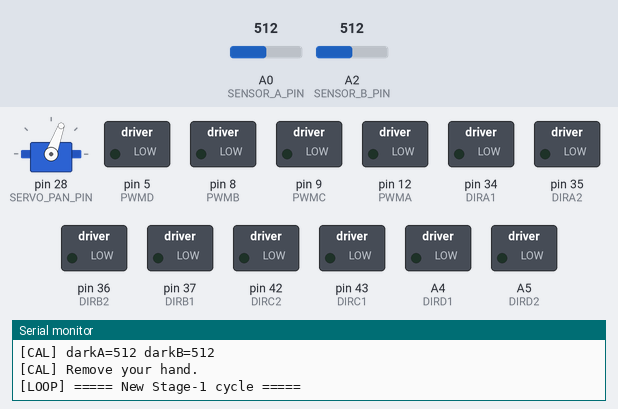
The sketch below on a simulated Arduino Mega 2560, built with avr-gcc and run on an emulated ATmega2560. On the bench: servo, switched loads named in the sketch (green lamp = pin HIGH), the last lines printed to the serial monitor. The inputs (shaded band) are chosen by the test bench; at power-on: A0 (SENSOR_A_PIN) = 512, A2 (SENSOR_B_PIN) = 512.

Above: at 8.0 s.
At 8.2 s:
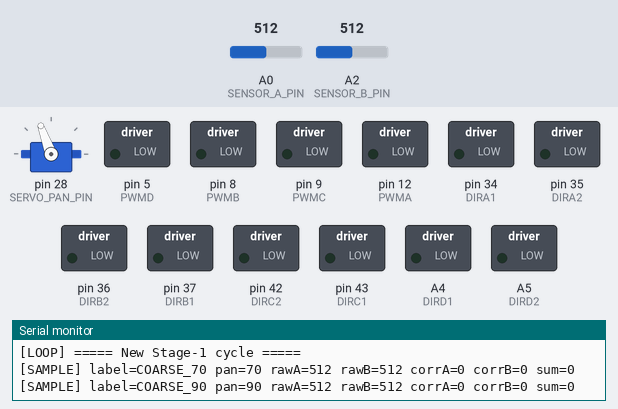
At 8.4 s:
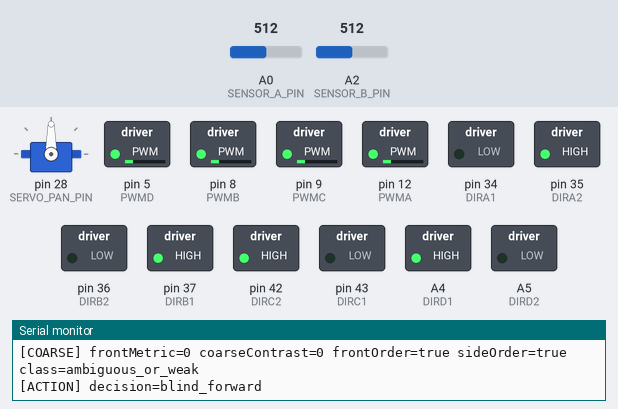
At 8.65 s:
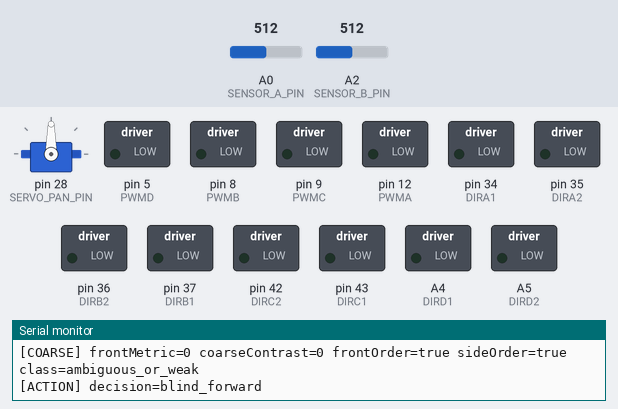
Timing chart, 0 to 11.0 s (numbered marks = the images above):
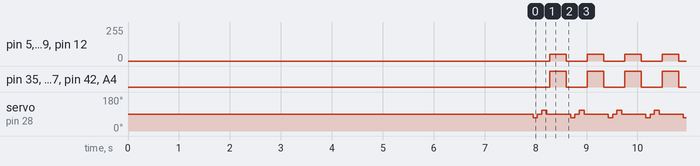

Measured:
- by itself, pin 5 (PWMD), pin 8 (PWMB), pin 9 (PWMC), pin 12 (PWMA): alternates 50/255 for 0.32 s and 0/255 for 0.42 s
- by itself, pin 35 (DIRA2), pin 37 (DIRB1), pin 42 (DIRC2), A4 (DIRD1): alternates HIGH for 0.32 s and LOW for 0.42 s
- by itself, servo on pin 28 (SERVO_PAN_PIN): repeats every 0.74 s: 90° 0.08 s, 110° 0.10 s, 90° 0.47 s, 70° 0.08 s

The sketch:

AMR_Stage1_Front_LED.ino
```cpp
#include <Arduino.h>
#include <Servo.h>

// =====================================================
// Stage 1 only: home toward the first far-wall LED
// =====================================================
// This sketch follows the experimentally observed pattern:
// - front / far-wall target: S70 > S90 > S110 and S70 - S110 is positive
// - side-wall LED:           S70 < S90 < S110 and S70 - S110 is negative
//
// Important physical note:
// The only remaining on-floor uncertainty is the fine-steering sign.
// If the AMR rotates the wrong way when F50 or F90 wins, change
// F50_WIN_MEANS_ROTATE_HIGHER_PAN below.

// =====================================================
// Hardware mapping
// =====================================================
const int SENSOR_A_PIN = A0;
const int SENSOR_B_PIN = A2;
const int SERVO_PAN_PIN = 28;

Servo servo_pan;

// =====================================================
// Motor pins and drive macros (preserved AMR style)
// =====================================================
#define PWMA 12
#define DIRA1 34
#define DIRA2 35

#define PWMB 8
#define DIRB1 37
#define DIRB2 36

#define PWMC 9
#define DIRC1 43
#define DIRC2 42

#define PWMD 5
#define DIRD1 A4
#define DIRD2 A5

#define MOTORA_FORWARD(pwm) do { digitalWrite(DIRA1, LOW);  digitalWrite(DIRA2, HIGH); analogWrite(PWMA, pwm); } while (0)
#define MOTORA_STOP(x)      do { digitalWrite(DIRA1, LOW);  digitalWrite(DIRA2, LOW);  analogWrite(PWMA, 0);   } while (0)
#define MOTORA_BACKOFF(pwm) do { digitalWrite(DIRA1, HIGH); digitalWrite(DIRA2, LOW);  analogWrite(PWMA, pwm); } while (0)

#define MOTORB_FORWARD(pwm) do { digitalWrite(DIRB1, LOW);  digitalWrite(DIRB2, HIGH); analogWrite(PWMB, pwm); } while (0)
#define MOTORB_STOP(x)      do { digitalWrite(DIRB1, LOW);  digitalWrite(DIRB2, LOW);  analogWrite(PWMB, 0);   } while (0)
#define MOTORB_BACKOFF(pwm) do { digitalWrite(DIRB1, HIGH); digitalWrite(DIRB2, LOW);  analogWrite(PWMB, pwm); } while (0)

#define MOTORC_FORWARD(pwm) do { digitalWrite(DIRC1, LOW);  digitalWrite(DIRC2, HIGH); analogWrite(PWMC, pwm); } while (0)
#define MOTORC_STOP(x)      do { digitalWrite(DIRC1, LOW);  digitalWrite(DIRC2, LOW);  analogWrite(PWMC, 0);   } while (0)
#define MOTORC_BACKOFF(pwm) do { digitalWrite(DIRC1, HIGH); digitalWrite(DIRC2, LOW);  analogWrite(PWMC, pwm); } while (0)

#define MOTORD_FORWARD(pwm) do { digitalWrite(DIRD1, LOW);  digitalWrite(DIRD2, HIGH); analogWrite(PWMD, pwm); } while (0)
#define MOTORD_STOP(x)      do { digitalWrite(DIRD1, LOW);  digitalWrite(DIRD2, LOW);  analogWrite(PWMD, 0);   } while (0)
#define MOTORD_BACKOFF(pwm) do { digitalWrite(DIRD1, HIGH); digitalWrite(DIRD2, LOW);  analogWrite(PWMD, pwm); } while (0)

// =====================================================
// Tunables
// =====================================================
int Motor_PWM = 50;

const int PAN_MIN = 40;
const int PAN_MAX = 140;
const int PAN_NEUTRAL = 90;
const int PAN_LOCK = 70;

const int COARSE_PAN_1 = 70;
const int COARSE_PAN_2 = 90;
const int COARSE_PAN_3 = 110;

const int FINE_PAN_1 = 50;
const int FINE_PAN_2 = 70;
const int FINE_PAN_3 = 90;

const int SERVO_SETTLE_MS = 40;
const int SENSOR_SAMPLES = 10;
const int SENSOR_SAMPLE_DELAY_MS = 2;
const int POST_ACTION_STOP_MS = 90;

const int FRONT_SIGNATURE_THRESHOLD = 15;
const int COARSE_CONTRAST_MIN = 12;
const int COARSE_ORDER_TOLERANCE = 4;
const int FINE_MARGIN = 8;

const int BLIND_FORWARD_MS = 320;
const int TRACK_FORWARD_MS = 260;
const int ROTATE_BURST_MS = 110;

// Tune on the real robot after a few approach runs.
const int CENTER_REACHED_SUM = 700;

// Default assumption:
// - if F50 wins, target is on the lower-pan side, so rotate toward lower pan
// Flip to true if the real robot shows the opposite behavior.
const bool F50_WIN_MEANS_ROTATE_HIGHER_PAN = false;

// =====================================================
// Data structures
// =====================================================
struct SensorReading
{
  int pan;
  int rawA;
  int rawB;
  int corrA;
  int corrB;
  int sum;
};

struct CoarseScanResult
{
  SensorReading s70;
  SensorReading s90;
  SensorReading s110;
  int frontMetric;
  int coarseContrast;
  bool frontOrder;
  bool sideOrder;
  bool frontCandidate;
  bool sideLike;
};

enum SteeringDecision
{
  DECISION_BLIND_FORWARD,
  DECISION_TRACK_FORWARD,
  DECISION_ROTATE_HIGHER_PAN,
  DECISION_ROTATE_LOWER_PAN,
  DECISION_STAGE_COMPLETE
};

struct FineScanResult
{
  SensorReading f50;
  SensorReading f70;
  SensorReading f90;
  int maxSum;
  SteeringDecision decision;
};

// =====================================================
// Forward declarations
// =====================================================
void ADVANCE();
void BACK();
void rotate_1();
void rotate_2();
void STOP();
void rotateTowardHigherPan();
void rotateTowardLowerPan();
void forwardBurst(int ms);
void rotateHigherPanBurst(int ms);
void rotateLowerPanBurst(int ms);
void setupMotorPins();
int readAverageRaw(int pin, int samples = SENSOR_SAMPLES);
void calibrateDarkWithHand();
SensorReading sampleAtPan(int panAngle);
CoarseScanResult performCoarseScan();
FineScanResult performFineScan();
SteeringDecision chooseFineDecision(const FineScanResult &scan);
bool stageReachedTarget(const FineScanResult &scan);
void applyDecision(SteeringDecision decision);
void printSample(const __FlashStringHelper *label, const SensorReading &reading);
void printCoarseSummary(const CoarseScanResult &scan);
void printFineSummary(const FineScanResult &scan);
const __FlashStringHelper *coarseClassName(const CoarseScanResult &scan);
const __FlashStringHelper *decisionName(SteeringDecision decision);
int max3(int a, int b, int c);
int min3(int a, int b, int c);
bool approxGte(int lhs, int rhs, int tolerance);

// =====================================================
// Dark calibration values
// =====================================================
int darkA = 0;
int darkB = 0;

bool stage1Complete = false;

// =====================================================
// Motion primitives
// =====================================================
void ADVANCE()
{
  MOTORA_FORWARD(Motor_PWM);
  MOTORB_BACKOFF(Motor_PWM);
  MOTORC_FORWARD(Motor_PWM);
  MOTORD_BACKOFF(Motor_PWM);
}

void BACK()
{
  MOTORA_BACKOFF(Motor_PWM);
  MOTORB_FORWARD(Motor_PWM);
  MOTORC_BACKOFF(Motor_PWM);
  MOTORD_FORWARD(Motor_PWM);
}

void rotate_1()
{
  MOTORA_BACKOFF(Motor_PWM);
  MOTORB_BACKOFF(Motor_PWM);
  MOTORC_BACKOFF(Motor_PWM);
  MOTORD_BACKOFF(Motor_PWM);
}

void rotate_2()
{
  MOTORA_FORWARD(Motor_PWM);
  MOTORB_FORWARD(Motor_PWM);
  MOTORC_FORWARD(Motor_PWM);
  MOTORD_FORWARD(Motor_PWM);
}

void STOP()
{
  MOTORA_STOP(0);
  MOTORB_STOP(0);
  MOTORC_STOP(0);
  MOTORD_STOP(0);
}

void rotateTowardHigherPan()
{
  rotate_2();
}

void rotateTowardLowerPan()
{
  rotate_1();
}

void forwardBurst(int ms)
{
  ADVANCE();
  delay(ms);
  STOP();
  delay(POST_ACTION_STOP_MS);
}

void rotateHigherPanBurst(int ms)
{
  rotateTowardHigherPan();
  delay(ms);
  STOP();
  delay(POST_ACTION_STOP_MS);
}

void rotateLowerPanBurst(int ms)
{
  rotateTowardLowerPan();
  delay(ms);
  STOP();
  delay(POST_ACTION_STOP_MS);
}

// =====================================================
// Setup helpers
// =====================================================
void setupMotorPins()
{
  pinMode(PWMA, OUTPUT);
  pinMode(PWMB, OUTPUT);
  pinMode(PWMC, OUTPUT);
  pinMode(PWMD, OUTPUT);

  pinMode(DIRA1, OUTPUT);
  pinMode(DIRA2, OUTPUT);
  pinMode(DIRB1, OUTPUT);
  pinMode(DIRB2, OUTPUT);
  pinMode(DIRC1, OUTPUT);
  pinMode(DIRC2, OUTPUT);
  pinMode(DIRD1, OUTPUT);
  pinMode(DIRD2, OUTPUT);
}

// =====================================================
// Sensor helpers
// =====================================================
int readAverageRaw(int pin, int samples)
{
  long total = 0;
  for (int i = 0; i < samples; i++)
  {
    total += analogRead(pin);
    delay(SENSOR_SAMPLE_DELAY_MS);
  }
  return (int)(total / samples);
}

void calibrateDarkWithHand()
{
  Serial.println(F("[CAL] Cover the full photoresistor module with your hand."));
  for (int seconds = 5; seconds >= 1; seconds--)
  {
    Serial.print(F("[CAL] Dark calibration in "));
    Serial.print(seconds);
    Serial.println(F("..."));
    delay(1000);
  }

  long totalA = 0;
  long totalB = 0;
  const int calibrationSamples = 80;

  Serial.println(F("[CAL] Sampling dark baseline now. Keep it covered."));
  for (int i = 0; i < calibrationSamples; i++)
  {
    totalA += analogRead(SENSOR_A_PIN);
    totalB += analogRead(SENSOR_B_PIN);
    delay(5);
  }

  darkA = (int)(totalA / calibrationSamples);
  darkB = (int)(totalB / calibrationSamples);

  Serial.print(F("[CAL] darkA="));
  Serial.print(darkA);
  Serial.print(F(" darkB="));
  Serial.println(darkB);

  Serial.println(F("[CAL] Remove your hand."));
  delay(1500);
}

SensorReading sampleAtPan(int panAngle)
{
  SensorReading reading;

  reading.pan = constrain(panAngle, PAN_MIN, PAN_MAX);
  servo_pan.write(reading.pan);
  delay(SERVO_SETTLE_MS);

  reading.rawA = readAverageRaw(SENSOR_A_PIN);
  reading.rawB = readAverageRaw(SENSOR_B_PIN);

  reading.corrA = reading.rawA - darkA;
  reading.corrB = reading.rawB - darkB;

  if (reading.corrA < 0) reading.corrA = 0;
  if (reading.corrB < 0) reading.corrB = 0;

  reading.sum = reading.corrA + reading.corrB;
  return reading;
}

// =====================================================
// Scan logic
// =====================================================
CoarseScanResult performCoarseScan()
{
  CoarseScanResult scan;

  scan.s70 = sampleAtPan(COARSE_PAN_1);
  printSample(F("COARSE_70"), scan.s70);

  scan.s90 = sampleAtPan(COARSE_PAN_2);
  printSample(F("COARSE_90"), scan.s90);

  scan.s110 = sampleAtPan(COARSE_PAN_3);
  printSample(F("COARSE_110"), scan.s110);

  scan.frontMetric = scan.s70.sum - scan.s110.sum;
  scan.coarseContrast = max3(scan.s70.sum, scan.s90.sum, scan.s110.sum) -
                        min3(scan.s70.sum, scan.s90.sum, scan.s110.sum);

  scan.frontOrder = approxGte(scan.s70.sum, scan.s90.sum, COARSE_ORDER_TOLERANCE) &&
                    approxGte(scan.s90.sum, scan.s110.sum, COARSE_ORDER_TOLERANCE);

  scan.sideOrder = approxGte(scan.s90.sum, scan.s70.sum, COARSE_ORDER_TOLERANCE) &&
                   approxGte(scan.s110.sum, scan.s90.sum, COARSE_ORDER_TOLERANCE);

  scan.frontCandidate = (scan.frontMetric >= FRONT_SIGNATURE_THRESHOLD) &&
                        (scan.coarseContrast >= COARSE_CONTRAST_MIN) &&
                        scan.frontOrder;

  scan.sideLike = (scan.frontMetric <= -FRONT_SIGNATURE_THRESHOLD) &&
                  (scan.coarseContrast >= COARSE_CONTRAST_MIN) &&
                  scan.sideOrder;

  return scan;
}

FineScanResult performFineScan()
{
  FineScanResult scan;

  scan.f50 = sampleAtPan(FINE_PAN_1);
  printSample(F("FINE_50"), scan.f50);

  scan.f70 = sampleAtPan(FINE_PAN_2);
  printSample(F("FINE_70"), scan.f70);

  scan.f90 = sampleAtPan(FINE_PAN_3);
  printSample(F("FINE_90"), scan.f90);

  scan.maxSum = max3(scan.f50.sum, scan.f70.sum, scan.f90.sum);
  scan.decision = chooseFineDecision(scan);
  return scan;
}

SteeringDecision chooseFineDecision(const FineScanResult &scan)
{
  const int otherMaxFor50 = (scan.f70.sum > scan.f90.sum) ? scan.f70.sum : scan.f90.sum;
  const int otherMaxFor90 = (scan.f50.sum > scan.f70.sum) ? scan.f50.sum : scan.f70.sum;

  if (scan.f50.sum >= otherMaxFor50 + FINE_MARGIN)
  {
    return F50_WIN_MEANS_ROTATE_HIGHER_PAN ? DECISION_ROTATE_HIGHER_PAN : DECISION_ROTATE_LOWER_PAN;
  }

  if (scan.f90.sum >= otherMaxFor90 + FINE_MARGIN)
  {
    return F50_WIN_MEANS_ROTATE_HIGHER_PAN ? DECISION_ROTATE_LOWER_PAN : DECISION_ROTATE_HIGHER_PAN;
  }

  return DECISION_TRACK_FORWARD;
}

bool stageReachedTarget(const FineScanResult &scan)
{
  return (scan.f70.sum >= CENTER_REACHED_SUM) && (scan.decision == DECISION_TRACK_FORWARD);
}

void applyDecision(SteeringDecision decision)
{
  Serial.print(F("[ACTION] decision="));
  Serial.println(decisionName(decision));

  switch (decision)
  {
    case DECISION_BLIND_FORWARD:
      servo_pan.write(PAN_NEUTRAL);
      delay(60);
      forwardBurst(BLIND_FORWARD_MS);
      break;

    case DECISION_TRACK_FORWARD:
      servo_pan.write(PAN_LOCK);
      delay(60);
      forwardBurst(TRACK_FORWARD_MS);
      break;

    case DECISION_ROTATE_HIGHER_PAN:
      servo_pan.write(PAN_LOCK);
      delay(60);
      rotateHigherPanBurst(ROTATE_BURST_MS);
      break;

    case DECISION_ROTATE_LOWER_PAN:
      servo_pan.write(PAN_LOCK);
      delay(60);
      rotateLowerPanBurst(ROTATE_BURST_MS);
      break;

    case DECISION_STAGE_COMPLETE:
      stage1Complete = true;
      STOP();
      servo_pan.write(PAN_NEUTRAL);
      break;
  }
}

// =====================================================
// Debug helpers
// =====================================================
void printSample(const __FlashStringHelper *label, const SensorReading &reading)
{
  Serial.print(F("[SAMPLE] label="));
  Serial.print(label);
  Serial.print(F(" pan="));
  Serial.print(reading.pan);
  Serial.print(F(" rawA="));
  Serial.print(reading.rawA);
  Serial.print(F(" rawB="));
  Serial.print(reading.rawB);
  Serial.print(F(" corrA="));
  Serial.print(reading.corrA);
  Serial.print(F(" corrB="));
  Serial.print(reading.corrB);
  Serial.print(F(" sum="));
  Serial.println(reading.sum);
}

void printCoarseSummary(const CoarseScanResult &scan)
{
  Serial.println(F("[COARSE] ----------------"));
  Serial.print(F("[COARSE] S70="));
  Serial.print(scan.s70.sum);
  Serial.print(F(" S90="));
  Serial.print(scan.s90.sum);
  Serial.print(F(" S110="));
  Serial.println(scan.s110.sum);

  Serial.print(F("[COARSE] frontMetric="));
  Serial.print(scan.frontMetric);
  Serial.print(F(" coarseContrast="));
  Serial.print(scan.coarseContrast);
  Serial.print(F(" frontOrder="));
  Serial.print(scan.frontOrder ? F("true") : F("false"));
  Serial.print(F(" sideOrder="));
  Serial.print(scan.sideOrder ? F("true") : F("false"));
  Serial.print(F(" class="));
  Serial.println(coarseClassName(scan));
}

void printFineSummary(const FineScanResult &scan)
{
  Serial.println(F("[FINE] ------------------"));
  Serial.print(F("[FINE] F50="));
  Serial.print(scan.f50.sum);
  Serial.print(F(" F70="));
  Serial.print(scan.f70.sum);
  Serial.print(F(" F90="));
  Serial.println(scan.f90.sum);

  Serial.print(F("[FINE] maxSum="));
  Serial.print(scan.maxSum);
  Serial.print(F(" decision="));
  Serial.println(decisionName(scan.decision));
}

const __FlashStringHelper *coarseClassName(const CoarseScanResult &scan)
{
  if (scan.frontCandidate) return F("front_candidate");
  if (scan.sideLike) return F("side_wall_like");
  return F("ambiguous_or_weak");
}

const __FlashStringHelper *decisionName(SteeringDecision decision)
{
  switch (decision)
  {
    case DECISION_BLIND_FORWARD:       return F("blind_forward");
    case DECISION_TRACK_FORWARD:       return F("track_forward");
    case DECISION_ROTATE_HIGHER_PAN:   return F("rotate_higher_pan");
    case DECISION_ROTATE_LOWER_PAN:    return F("rotate_lower_pan");
    case DECISION_STAGE_COMPLETE:      return F("stage_complete");
    default:                           return F("unknown");
  }
}

// =====================================================
// Utility helpers
// =====================================================
int max3(int a, int b, int c)
{
  int m = a;
  if (b > m) m = b;
  if (c > m) m = c;
  return m;
}

int min3(int a, int b, int c)
{
  int m = a;
  if (b < m) m = b;
  if (c < m) m = c;
  return m;
}

bool approxGte(int lhs, int rhs, int tolerance)
{
  return lhs >= (rhs - tolerance);
}

// =====================================================
// Arduino setup / loop
// =====================================================
void setup()
{
  Serial.begin(115200);

  pinMode(SENSOR_A_PIN, INPUT);
  pinMode(SENSOR_B_PIN, INPUT);

  setupMotorPins();
  STOP();

  servo_pan.attach(SERVO_PAN_PIN);
  servo_pan.write(PAN_NEUTRAL);
  delay(1000);

  Serial.println(F("[BOOT] Stage 1 front LED homing start"));
  Serial.println(F("[BOOT] Sensor A = A0, Sensor B = A2"));
  Serial.println(F("[BOOT] Pan servo pin = 28"));
  Serial.println(F("[BOOT] Coarse scan = 70, 90, 110"));
  Serial.println(F("[BOOT] Fine scan = 50, 70, 90"));
  Serial.println(F("[BOOT] If body rotation direction is wrong, swap rotateTowardHigherPan() / rotateTowardLowerPan()."));
  Serial.println(F("[BOOT] If fine steering sign is wrong, flip F50_WIN_MEANS_ROTATE_HIGHER_PAN."));

  calibrateDarkWithHand();
}

void loop()
{
  if (stage1Complete)
  {
    STOP();
    delay(200);
    return;
  }

  STOP();
  Serial.println();
  Serial.println(F("[LOOP] ===== New Stage-1 cycle ====="));

  CoarseScanResult coarse = performCoarseScan();
  printCoarseSummary(coarse);

  if (!coarse.frontCandidate)
  {
    applyDecision(DECISION_BLIND_FORWARD);
    return;
  }

  FineScanResult fine = performFineScan();
  printFineSummary(fine);

  if (stageReachedTarget(fine))
  {
    Serial.println(F("[FINE] Reached target threshold while aligned."));
    applyDecision(DECISION_STAGE_COMPLETE);
    return;
  }

  applyDecision(fine.decision);
}
```
